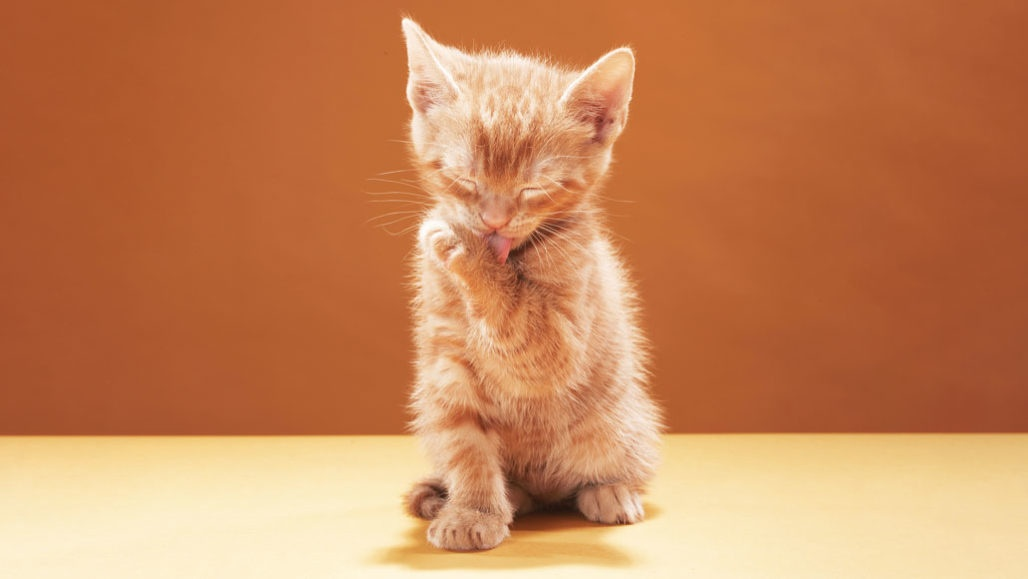
#> input picture hw6/images/cat.jpeg, 1028 x 579 px, given in place of cat.jpg, which was not available
$ python hw6.py
#> lines starting #> are read from the running program, lines starting #| are printed output that depends on the picture; after the words box and inside, x2 and y2 are one past the last pixel; in counts of white or black regions, pixels touching at a corner belong together; pictures that were not available may be replaced by others from this repository, and a replacement may not be noted
import numpy as np
import cv2
import os
import matplotlib.pyplot as plt


def Otsu(array):
    min_value = array.min().item()
    max_value = array.max().item()
    hist = cv2.calcHist([array],[0],None,[256],[min_value,max_value]).squeeze() / np.prod(array.shape)
    bins = np.linspace(min_value, max_value, 256)
    order1 = hist * bins

    omega_0 = np.cumsum(hist)
    omega_1 = 1 - omega_0
    cum_order = np.cumsum(order1)
    cum_order_r = cum_order[-1] - cum_order

    mu_0 = np.zeros_like(omega_0)
    # avoid 0 omega_0 in the denominator, set the average of the first several 0 valued bins as 0
    start_id = 0
    for i in range(256):
        if omega_0[i] == 0:
            start_id+=1
        else:
            break
    mu_0[start_id:] = (1 / omega_0[start_id:]) * cum_order[start_id:]
    mu_1 = (1 / omega_1) * cum_order_r

    sigmaB = omega_0 * omega_1 * (mu_0 - mu_1) * (mu_0 - mu_1)
    idx = np.argmax(sigmaB)
    K = bins[idx]
    return K


def iterOtsu(img, iter, l=False, reverse=False):
    array = img.ravel()
    for i in range(iter):
        k = Otsu(array)
        idx = np.where(array <= k) if l else np.where(array >= k)
        print(k, idx[0].shape)
        array = array[idx]

    mask = np.zeros_like(img, dtype=np.float32)
    if reverse:
        mask[np.where(img <= k)] = 1
    else:
        mask[np.where(img >= k)] = 1
    return mask, k


def BGRseg(img, iters, l=False, reverse=False):
    masks = []
    t = []
    for i in range(3):
        gray = img[:,:,i].squeeze()
        mask, threshold = iterOtsu(gray, iters[i], l, reverse)
        masks.append(mask)
        t.append(int(threshold))
    combined_mask = cv2.bitwise_and(masks[0], masks[1], masks[2])
    return combined_mask, t


def varmap(img, window_size):
    N = window_size
    b = int((N - 1) / 2)
    expand_im = cv2.copyMakeBorder(img, b, b, b, b, cv2.BORDER_REPLICATE)

    h, w = img.shape
    grids = np.zeros((h, w, N*N))
    for i in range(b, h+b):
        for j in range(b, w+b):
            grids[i-b, j-b] = expand_im[i-b:i+b+1, j-b:j+b+1].ravel()
    var_img = np.var(grids, axis=2, keepdims=False).astype(np.float32)
    return var_img


def contextseg(img, windows, iters, l=True, reverse=False):
    masks = []
    for i in range(len(iters)):
        var_img = varmap(img, windows[i])
        mask, threshold = iterOtsu(var_img, iter=iters[i], l=l, reverse=reverse)
        masks.append(mask)
    combined_mask = cv2.bitwise_and(masks[0], masks[1], masks[2])
    return combined_mask


def findContour(mask):
    expanded_mask = cv2.copyMakeBorder(mask, 1, 1, 1, 1, cv2.BORDER_REPLICATE)
    neighbor_mask = np.zeros_like(expanded_mask)
    # cv2.copyMakeBorder(src, top, bottom, left, right, borderType, value)
    tl = cv2.copyMakeBorder(mask, 0, 2, 0, 2, cv2.BORDER_REPLICATE)
    t = cv2.copyMakeBorder(mask, 0, 2, 1, 1, cv2.BORDER_REPLICATE)
    tr = cv2.copyMakeBorder(mask, 0, 2, 2, 0, cv2.BORDER_REPLICATE)
    l = cv2.copyMakeBorder(mask, 1, 1, 0, 2, cv2.BORDER_REPLICATE)
    r = cv2.copyMakeBorder(mask, 1, 1, 2, 0, cv2.BORDER_REPLICATE)
    bl = cv2.copyMakeBorder(mask, 2, 0, 0, 2, cv2.BORDER_REPLICATE)
    b = cv2.copyMakeBorder(mask, 2, 0, 1, 1, cv2.BORDER_REPLICATE)
    br = cv2.copyMakeBorder(mask, 2, 0, 2, 0, cv2.BORDER_REPLICATE)
    accu = tl + t + tr + l + r + bl + b + br
    neighbor_mask[np.where(accu < 8)] = 1
    contour = cv2.bitwise_and(neighbor_mask, expanded_mask)
    return contour[1:-1, 1:-1]


def largestComponent(mask, connectivity=8):
    new_img = np.zeros_like(mask, dtype=np.float32)
    nb_components, output, stats, _ = cv2.connectedComponentsWithStats(mask.astype(np.uint8), connectivity)
    max_label, _ = max([(i, stats[i, cv2.CC_STAT_AREA]) for i in range(1, nb_components)], key=lambda x: x[1])
    new_img[np.where(output==max_label)] = 1
    return new_img


folder_task = '/home/xingguang/Documents/ECE661/hw6/images'
imcat = cv2.imread(os.path.join(folder_task, 'cat.jpg'))
#> imcat is the input picture: shape (579, 1028, 3); mean B, G, R 88.5, 132.9, 199.6
impigeon = cv2.imread(os.path.join(folder_task, 'pigeon.jpeg'))
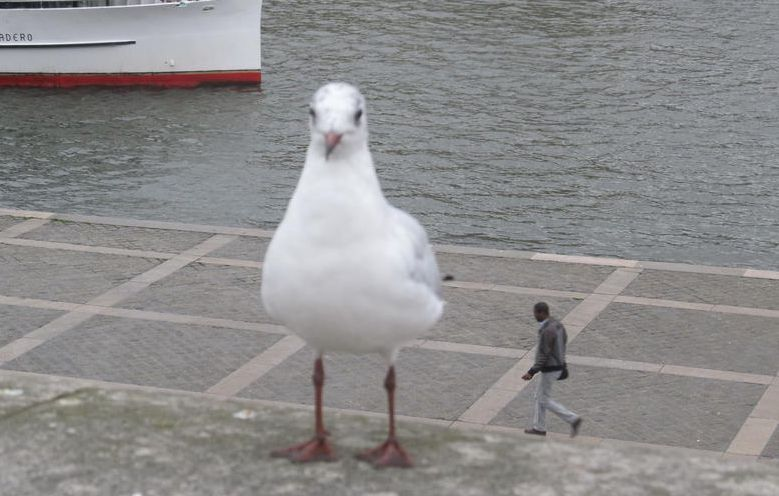
#> input picture hw6/images/pigeon.jpeg, 779 x 496 px, found by its file name
#> impigeon is the input picture: shape (496, 779, 3); mean B, G, R 140, 139.9, 140.8
imfox = cv2.imread(os.path.join(folder_task, 'fox.jpg'))
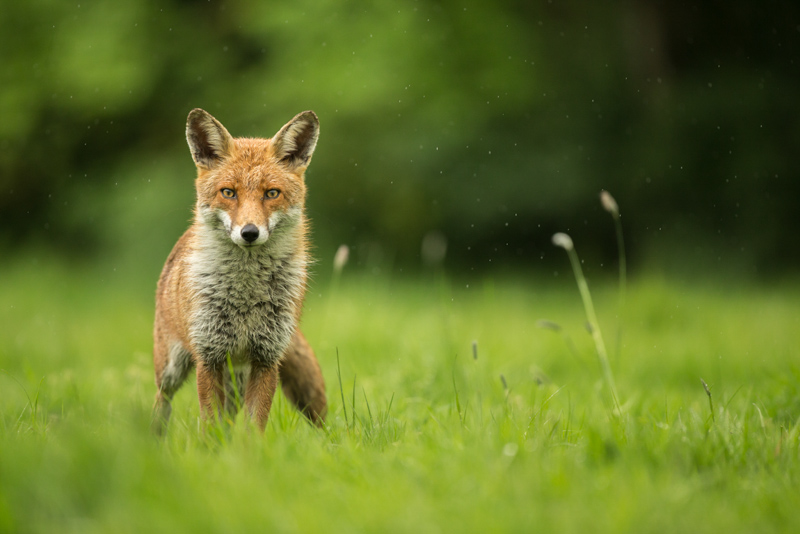
#> input picture hw6/images/fox.jpg, 800 x 534 px, found by its file name
#> imfox is the input picture: shape (534, 800, 3); mean B, G, R 40.5, 114.9, 98.1

graycat = cv2.cvtColor(imcat, cv2.COLOR_BGR2GRAY)
graypigeon = cv2.cvtColor(impigeon, cv2.COLOR_BGR2GRAY)
grayfox = cv2.cvtColor(imfox, cv2.COLOR_BGR2GRAY)

# ---------------------------cat image-------------------------------
mask, t = BGRseg(imcat, iters=[2, 1, 3], l=True, reverse=False)
#> the loop in BGRseg, `for i in range(3):` made 3 passes
#> threshold on passes 1 to 3: 68.91, 154.6, 206.3
#> pass 1, in BGRseg, `gray = img[:,:,i].squeeze()`:
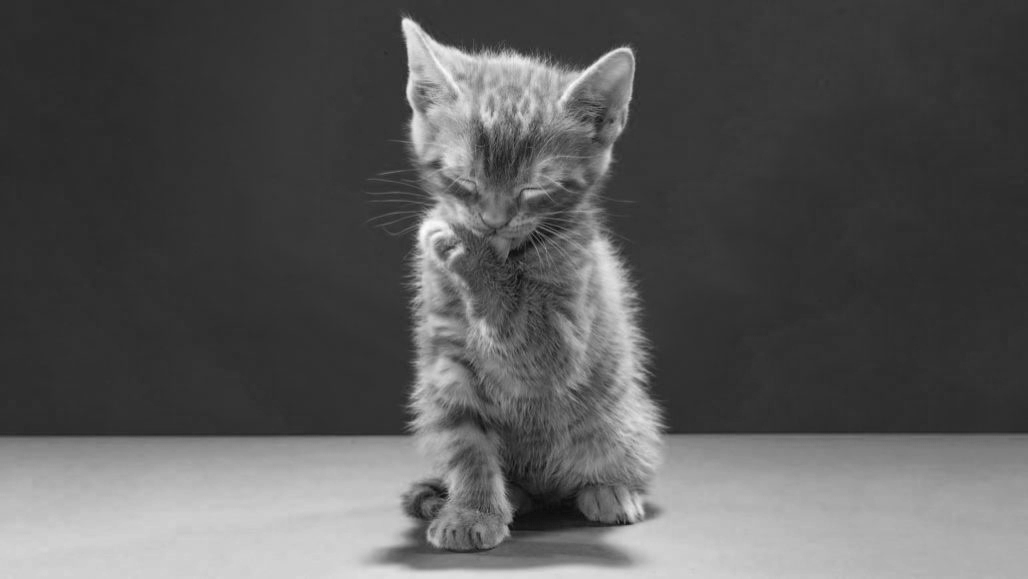
#> gray: shape (579, 1028); min 1, max 255, mean 88.5
#> pass 1, in BGRseg, `mask, threshold = iterOtsu(gray, iters[i], l, reverse)`:
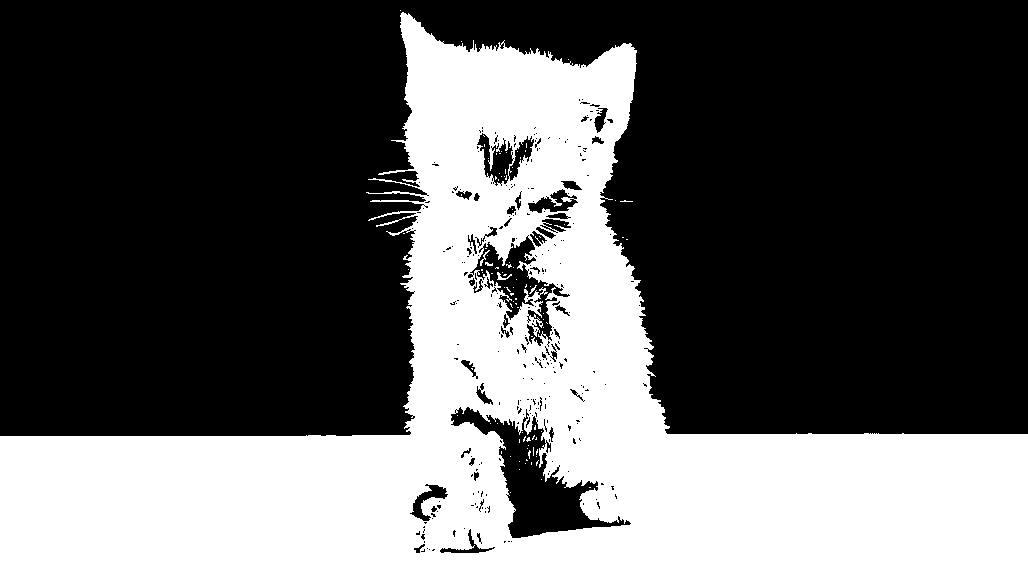
#> mask: shape (579, 1028) float32; values 0 (black) and 1 (white), 36.8% white; 95 white regions (90 under 20 px), largest, box (x1, y1, x2, y2) and area: (0, 12, 1028, 579) 218736, (497, 272, 512, 280) 46, (480, 250, 490, 266) 35, (485, 262, 493, 266) 21, (529, 285, 537, 294) 21
#> after the loop in BGRseg, `for i in range(3):`:
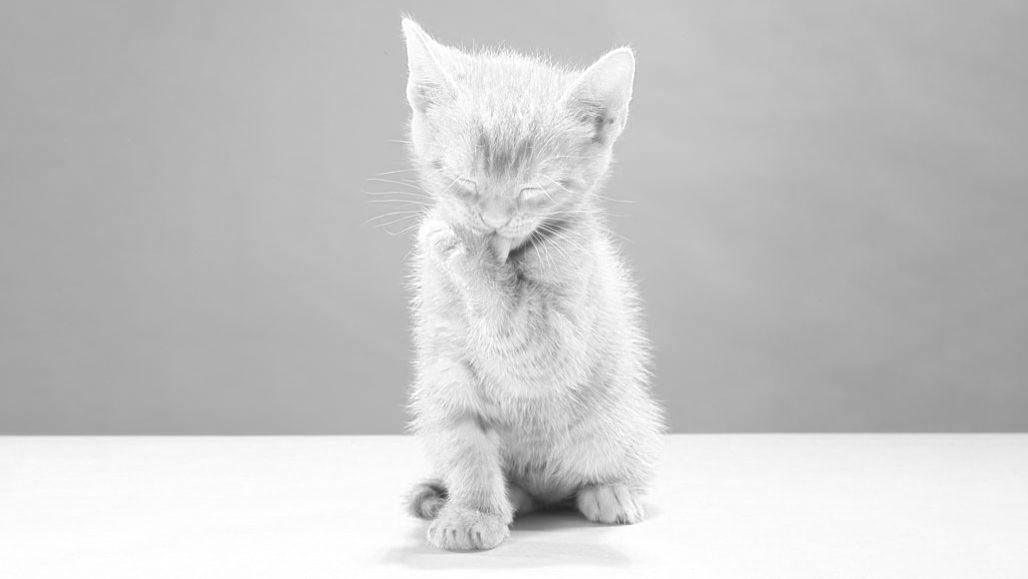
#> gray: shape (579, 1028); min 36, max 255, mean 199.6
#> after the loop in BGRseg, `for i in range(3):`: masks = 3 items; t = [68, 154, 206]
#> t = [68, 154, 206]
print("BGR thresholds for cat image:", t)
#| BGR thresholds for cat image: [68, 154, 206]
kernel = np.ones((5,5),np.uint8)
dilation = cv2.dilate(mask,kernel,iterations = 7)
#> dilation: shape (579, 1028) float32; values 0 (black) and 1 (white), 42.6% white; 1 white region, box (x1, y1, x2, y2) and area: (0, 2, 1028, 579) 253398
final_mask = cv2.erode(dilation,kernel,iterations = 6)
#> final_mask: shape (579, 1028) float32; values 0 (black) and 1 (white), 36.5% white; 1 white region, box (x1, y1, x2, y2) and area: (0, 14, 1028, 579) 217062

contour = findContour(final_mask)
#> in findContour, `expanded_mask = cv2.copyMakeBorder(mask, 1, 1, 1, 1, cv2.BORDER_REPLIC..`: expanded_mask: shape (581, 1030) float32; values 0 (black) and 1 (white), 36.5% white; 1 white region, box (x1, y1, x2, y2) and area: (0, 15, 1030, 581) 218382
#> in findContour, `tl = cv2.copyMakeBorder(mask, 0, 2, 0, 2, cv2.BORDER_REPLICATE)`: tl: shape (581, 1030) float32; values 0 (black) and 1 (white), 36.7% white; 1 white region, box (x1, y1, x2, y2) and area: (0, 14, 1030, 581) 219414
#> in findContour, `t = cv2.copyMakeBorder(mask, 0, 2, 1, 1, cv2.BORDER_REPLICATE)`: t: shape (581, 1030) float32; values 0 (black) and 1 (white), 36.7% white; 1 white region, box (x1, y1, x2, y2) and area: (0, 14, 1030, 581) 219412
#> in findContour, `tr = cv2.copyMakeBorder(mask, 0, 2, 2, 0, cv2.BORDER_REPLICATE)`: tr: shape (581, 1030) float32; values 0 (black) and 1 (white), 36.7% white; 1 white region, box (x1, y1, x2, y2) and area: (0, 14, 1030, 581) 219410
#> in findContour, `l = cv2.copyMakeBorder(mask, 1, 1, 0, 2, cv2.BORDER_REPLICATE)`: l: shape (581, 1030) float32; values 0 (black) and 1 (white), 36.5% white; 1 white region, box (x1, y1, x2, y2) and area: (0, 15, 1030, 581) 218384
#> in findContour, `r = cv2.copyMakeBorder(mask, 1, 1, 2, 0, cv2.BORDER_REPLICATE)`: r: shape (581, 1030) float32; values 0 (black) and 1 (white), 36.5% white; 1 white region, box (x1, y1, x2, y2) and area: (0, 15, 1030, 581) 218380
#> in findContour, `bl = cv2.copyMakeBorder(mask, 2, 0, 0, 2, cv2.BORDER_REPLICATE)`: bl: shape (581, 1030) float32; values 0 (black) and 1 (white), 36.3% white; 1 white region, box (x1, y1, x2, y2) and area: (0, 16, 1030, 581) 217354
#> in findContour, `b = cv2.copyMakeBorder(mask, 2, 0, 1, 1, cv2.BORDER_REPLICATE)`: b: shape (581, 1030) float32; values 0 (black) and 1 (white), 36.3% white; 1 white region, box (x1, y1, x2, y2) and area: (0, 16, 1030, 581) 217352
#> in findContour, `br = cv2.copyMakeBorder(mask, 2, 0, 2, 0, cv2.BORDER_REPLICATE)`: br: shape (581, 1030) float32; values 0 (black) and 1 (white), 36.3% white; 1 white region, box (x1, y1, x2, y2) and area: (0, 16, 1030, 581) 217350
#> in findContour, `contour = cv2.bitwise_and(neighbor_mask, expanded_mask)`: contour: shape (581, 1030) float32; values 0 (black) and 1 (white), 0.53% white in thin lines or dots, all inside (x1, y1, x2, y2) = (0, 15, 1030, 535)
#> in findContour, `contour = cv2.bitwise_and(neighbor_mask, expanded_mask)`: neighbor_mask: shape (581, 1030) float32; values 0 (black) and 1 (white), 64% white; 1 black region, box (x1, y1, x2, y2) and area: (0, 16, 1030, 581) 215196
#> in findContour, `return contour[1:-1, 1:-1]`: returned value: shape (579, 1028) float32; values 0 (black) and 1 (white), 0.53% white in thin lines or dots, all inside (x1, y1, x2, y2) = (0, 14, 1028, 534)
cv2.imwrite("BGR_cat.jpeg", final_mask*255)
cv2.imwrite("BGR_cat_contour.jpeg", contour*255)

mask = contextseg(graycat, windows=[7, 11, 15], iters=[5, 4, 4], l=True)
#> the loop in contextseg, `for i in range(len(iters)):` made 3 passes
#> threshold on passes 1 to 3: 3.57, 16.75, 20.02
#> after the loop in contextseg, `for i in range(len(iters)):`:
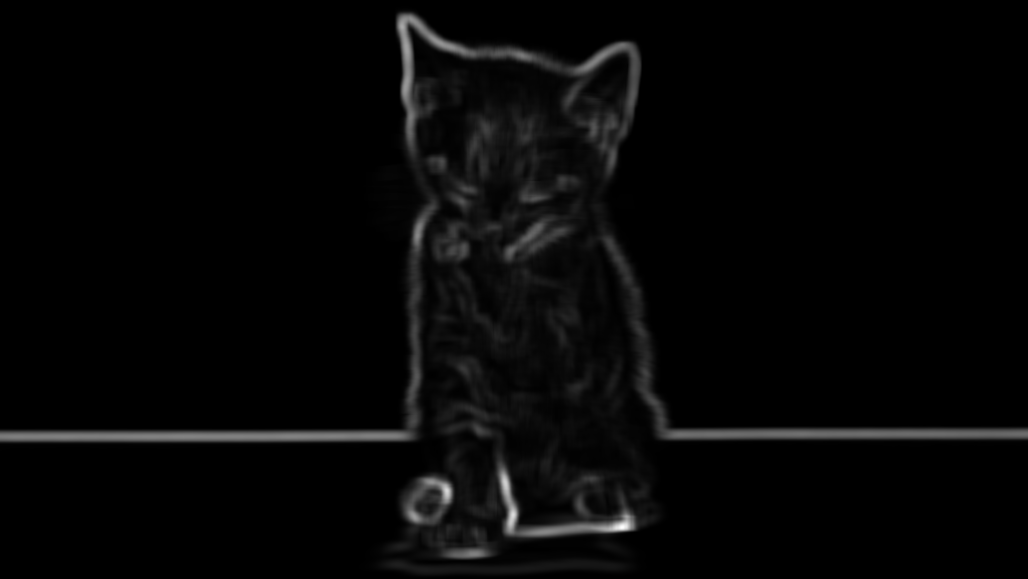
#> var_img: shape (579, 1028) float32; min 0, max 4016.8, mean 103.1; drawn with min black and max white
#> after the loop in contextseg, `for i in range(len(iters)):`: masks = 3 items
#> in contextseg, `combined_mask = cv2.bitwise_and(masks[0], masks[1], masks[2])`: combined_mask: shape (579, 1028) float32; values 0 (black) and 1 (white), 23.2% white; 1 white region, box (x1, y1, x2, y2) and area: (0, 8, 1028, 576) 137937
cv2.imwrite("contextmask_cat.jpeg", mask*255)
kernel = np.ones((5,5),np.uint8)
dilation = cv2.dilate(mask,kernel,iterations = 2)
#> dilation: shape (579, 1028) float32; values 0 (black) and 1 (white), 26.2% white; 1 white region, box (x1, y1, x2, y2) and area: (0, 4, 1028, 579) 155731
final_mask = cv2.erode(dilation,kernel,iterations = 3)
#> final_mask: shape (579, 1028) float32; values 0 (black) and 1 (white), 22.5% white; 1 white region, box (x1, y1, x2, y2) and area: (0, 10, 1028, 579) 133924
contour = findContour(final_mask)
#> in findContour (call 2), `expanded_mask = cv2.copyMakeBorder(mask, 1, 1, 1, 1, cv2.BORDER_REPLIC..`: expanded_mask: shape (581, 1030) float32; values 0 (black) and 1 (white), 22.4% white; 1 white region, box (x1, y1, x2, y2) and area: (0, 11, 1030, 581) 134062
#> in findContour (call 2), `tl = cv2.copyMakeBorder(mask, 0, 2, 0, 2, cv2.BORDER_REPLICATE)`: tl: shape (581, 1030) float32; values 0 (black) and 1 (white), 22.4% white; 1 white region, box (x1, y1, x2, y2) and area: (0, 10, 1030, 581) 134180
#> in findContour (call 2), `t = cv2.copyMakeBorder(mask, 0, 2, 1, 1, cv2.BORDER_REPLICATE)`: t: shape (581, 1030) float32; values 0 (black) and 1 (white), 22.4% white; 1 white region, box (x1, y1, x2, y2) and area: (0, 10, 1030, 581) 134182
#> in findContour (call 2), `tr = cv2.copyMakeBorder(mask, 0, 2, 2, 0, cv2.BORDER_REPLICATE)`: tr: shape (581, 1030) float32; values 0 (black) and 1 (white), 22.4% white; 1 white region, box (x1, y1, x2, y2) and area: (0, 10, 1030, 581) 134184
#> in findContour (call 2), `l = cv2.copyMakeBorder(mask, 1, 1, 0, 2, cv2.BORDER_REPLICATE)`: l: shape (581, 1030) float32; values 0 (black) and 1 (white), 22.4% white; 1 white region, box (x1, y1, x2, y2) and area: (0, 11, 1030, 581) 134060
#> in findContour (call 2), `r = cv2.copyMakeBorder(mask, 1, 1, 2, 0, cv2.BORDER_REPLICATE)`: r: shape (581, 1030) float32; values 0 (black) and 1 (white), 22.4% white; 1 white region, box (x1, y1, x2, y2) and area: (0, 11, 1030, 581) 134064
#> in findContour (call 2), `bl = cv2.copyMakeBorder(mask, 2, 0, 0, 2, cv2.BORDER_REPLICATE)`: bl: shape (581, 1030) float32; values 0 (black) and 1 (white), 22.4% white; 1 white region, box (x1, y1, x2, y2) and area: (0, 12, 1030, 581) 133940
#> in findContour (call 2), `b = cv2.copyMakeBorder(mask, 2, 0, 1, 1, cv2.BORDER_REPLICATE)`: b: shape (581, 1030) float32; values 0 (black) and 1 (white), 22.4% white; 1 white region, box (x1, y1, x2, y2) and area: (0, 12, 1030, 581) 133942
#> in findContour (call 2), `br = cv2.copyMakeBorder(mask, 2, 0, 2, 0, cv2.BORDER_REPLICATE)`: br: shape (581, 1030) float32; values 0 (black) and 1 (white), 22.4% white; 1 white region, box (x1, y1, x2, y2) and area: (0, 12, 1030, 581) 133944
#> in findContour (call 2), `contour = cv2.bitwise_and(neighbor_mask, expanded_mask)`:
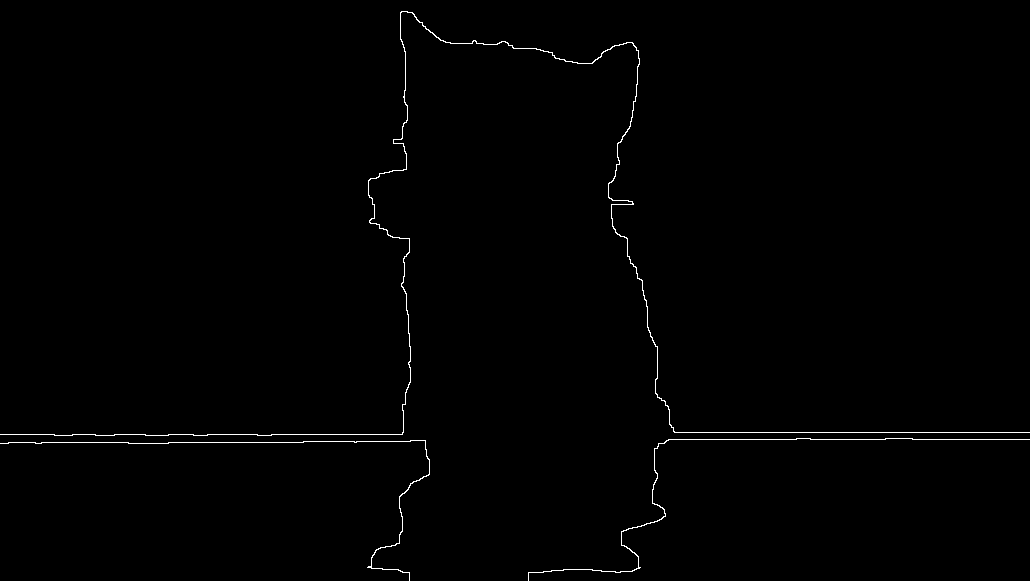
#> contour: shape (581, 1030) float32; values 0 (black) and 1 (white), 0.61% white in thin lines or dots
cv2.imwrite("context_cat.jpeg", final_mask*255)
cv2.imwrite("context_cat_contour.jpeg", contour*255)

# ------------------------pigeon image-------------------------------
mask, t = BGRseg(impigeon, iters=[1, 1, 1], l=False, reverse=False)
#> the loop in BGRseg (call 2), `for i in range(3):` made 3 passes
#> threshold on passes 1 to 3: 159.7, 155, 153.7
#> t = [159, 154, 153]
print("BGR thresholds for ipgeon image:", t)
#| BGR thresholds for ipgeon image: [159, 154, 153]

kernel = np.ones((5,5),np.uint8)
opened = cv2.morphologyEx(mask, cv2.MORPH_OPEN, kernel)
dilation = cv2.dilate(opened,kernel,iterations = 1)
final_mask = cv2.erode(dilation,kernel,iterations = 1)
largest = largestComponent(final_mask)
#> in largestComponent, `nb_components, output, stats, _ = cv2.connectedComponentsWithStats(mas..`: nb_components = 60; stats = 60 rows, first 6: [0, 0, 779, 496, 337517], [141, 0, 9, 6, 54], [155, 0, 5, 5, 25], [183, 0, 5, 3, 15], [0, 0, 262, 72, 14211], [10, 40, 5, 5, 25]
#> in largestComponent, `max_label, _ = max([(i, stats[i, cv2.CC_STAT_AREA]) for i in range(1, ..`: max_label = 6
contour = findContour(largest)
cv2.imwrite("BGR_pigeon.jpeg", final_mask*255)
cv2.imwrite("BGR_pigeon_comp.jpeg", largest*255)
cv2.imwrite("BGR_pigeon_contour.jpeg", contour*255)

mask = contextseg(graypigeon, windows=[3, 5, 7], iters=[4, 3, 3], l=True, reverse=True)
#> the loop in contextseg (call 2), `for i in range(len(iters)):` made 3 passes
#> threshold on passes 1 to 3: 23.3, 76.6, 88.72
cv2.imwrite("contextmask_pigeon.jpeg", mask*255)

kernel = np.ones((3,3),np.uint8)
erosion = cv2.erode(mask,kernel,iterations = 1)
final_mask = cv2.dilate(erosion,kernel,iterations = 1)
contour = findContour(final_mask)
cv2.imwrite("context_pigeon.jpeg", final_mask*255)
cv2.imwrite("context_pigeon_contour.jpeg", contour*255)

# -------------------------- fox image-------------------------------
mask, t = BGRseg(imfox, iters=[2, 1, 2], l=False, reverse=False)
#> t = [91, 108, 138]
print("BGR thresholds for fox image:", t)
#| BGR thresholds for fox image: [91, 108, 138]

kernel = np.ones((5,5),np.uint8)
dilation = cv2.dilate(mask,kernel,iterations = 2)
final_mask = cv2.erode(dilation,kernel,iterations = 1)
largest = largestComponent(final_mask)
#> in largestComponent (call 2), `nb_components, output, stats, _ = cv2.connectedComponentsWithStats(mas..`: nb_components = 47; stats = 47 rows, first 6: [0, 0, 800, 534, 391986], [151, 106, 171, 328, 30694], [435, 146, 5, 6, 30], [147, 178, 5, 5, 25], [601, 192, 15, 18, 195], [552, 232, 21, 18, 300]
contour = findContour(largest)
cv2.imwrite("BGR_fox.jpeg", final_mask*255)
cv2.imwrite("BGR_fox_comp.jpeg", largest*255)
cv2.imwrite("BGR_fox_contour.jpeg", contour*255)

mask = contextseg(grayfox, windows=[3, 5, 7], iters=[4, 3, 3], l=True, reverse=False)
cv2.imwrite("contextmask_fox.jpeg", mask*255)

kernel = np.ones((3,3),np.uint8)
erosion = cv2.erode(mask,kernel,iterations = 1)
final_mask = cv2.dilate(erosion,kernel,iterations = 1)
largest = largestComponent(final_mask)
#> in largestComponent (call 3), `nb_components, output, stats, _ = cv2.connectedComponentsWithStats(mas..`: nb_components = 160; stats = 160 rows, first 6: [0, 0, 800, 534, 376652], [207, 0, 4, 2, 8], [77, 4, 4, 4, 16], [463, 7, 4, 5, 19], [160, 8, 3, 4, 12], [397, 10, 4, 4, 16]
largest = cv2.dilate(largest,kernel,iterations = 2)
largest = cv2.erode(largest,kernel,iterations = 2)
contour = findContour(largest)
cv2.imwrite("context_fox.jpeg", final_mask*255)
cv2.imwrite("context_fox_comp.jpeg", largest*255)
cv2.imwrite("context_fox_contour.jpeg", contour*255)
